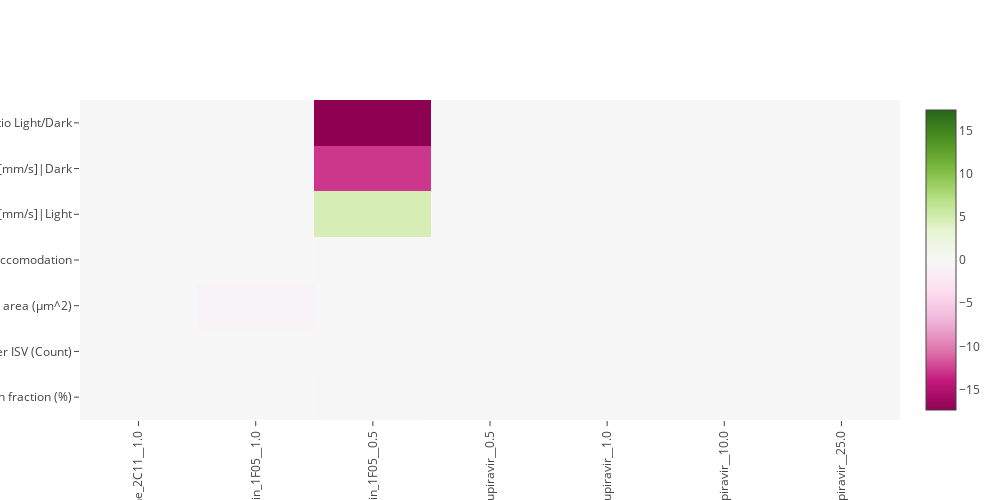

The notebook cell saved with this chart:
### Code cell
df_ = pd.read_excel("Data/2023-02-19_MorphBehav_Merged_Effectscore.xlsx").fillna(method='ffill', axis=0)
df_["Drug__Concentration (µM)"] = df_["Drug"] +"__"+ df_["Concentration (µM)"].astype(str)
df_ = df_.set_index(["Drug","Concentration (µM)"])

druglist=["(+)-Mefloquine_2C11","Ivermectin_1F05","Molnupiravir"]


df_ = df_.loc[druglist]



fig = go.Figure(data=go.Heatmap(
                z= df_[df_.columns[2:-1]].T,
                y= df_.columns[2:-1],
                x= df_["Drug__Concentration (µM)"],

                zmid = 0,
                colorscale = 'PiYG'
))

fig.update_xaxes( tickangle = -90)
fig.update_layout(width=1000,height=500)

### Figure 1 — Plotly figure (JSON) as saved in the notebook; plotly's stock layout.template omitted (floating-point values rounded to 4 significant figures)
{"data": [{"colorscale": [[0, "rgb(142,1,82)"], [0.1, "rgb(197,27,125)"], [0.2, "rgb(222,119,174)"], [0.3, "rgb(241,182,218)"], [0.4, "rgb(253,224,239)"], [0.5, "rgb(247,247,247)"], [0.6, "rgb(230,245,208)"], [0.7, "rgb(184,225,134)"], [0.8, "rgb(127,188,65)"], [0.9, "rgb(77,146,33)"], [1, "rgb(39,100,25)"]], "type": "heatmap", "x": ["(+)-Mefloquine_2C11__1.0", "Ivermectin_1F05__1.0", "Ivermectin_1F05__0.5", "Molnupiravir__0.5", "Molnupiravir__1.0", "Molnupiravir__10.0", "Molnupiravir__25.0"], "y": ["Ejection fraction (%)", "Number ISV (Count)", "ISV area (µm^2)", "Moving [s]|Accomodation", "Velocity [mm/s]|Light", "Velocity [mm/s]|Dark", "Velocity|Ratio Light/Dark"], "z": [[0.03013, 0.0006209, -0.08574, -0.0524, -0.037, -0.05717, -0.01378], [0, -0.0288, 0, 0, 0, 0, 0], [-0.008351, -0.5964, 1.962e-05, -0.04639, 0.001165, -0.007875, -0.02659], [0.005224, -0.004827, -0.1553, 0.0004639, 0.001021, 0.01974, 0.0006167], [-0.06625, -0.06559, 4.71, 0.001083, 9.467e-05, 0, 0.0003367], [-0.0004156, -0.0002819, -12.86, 8.702e-05, -0.0002925, 0.0001555, 0.006274], [0.003727, 0.009298, -17.35, 0.001429, 1.271e-05, 0.000909, 3.471e-05]], "zmid": 0}], "layout": {"height": 500, "width": 1000, "xaxis": {"autorange": true, "range": [-0.5, 6.5], "tickangle": -90, "type": "category"}, "yaxis": {"autorange": true, "range": [-0.5, 6.5], "type": "category"}}}
